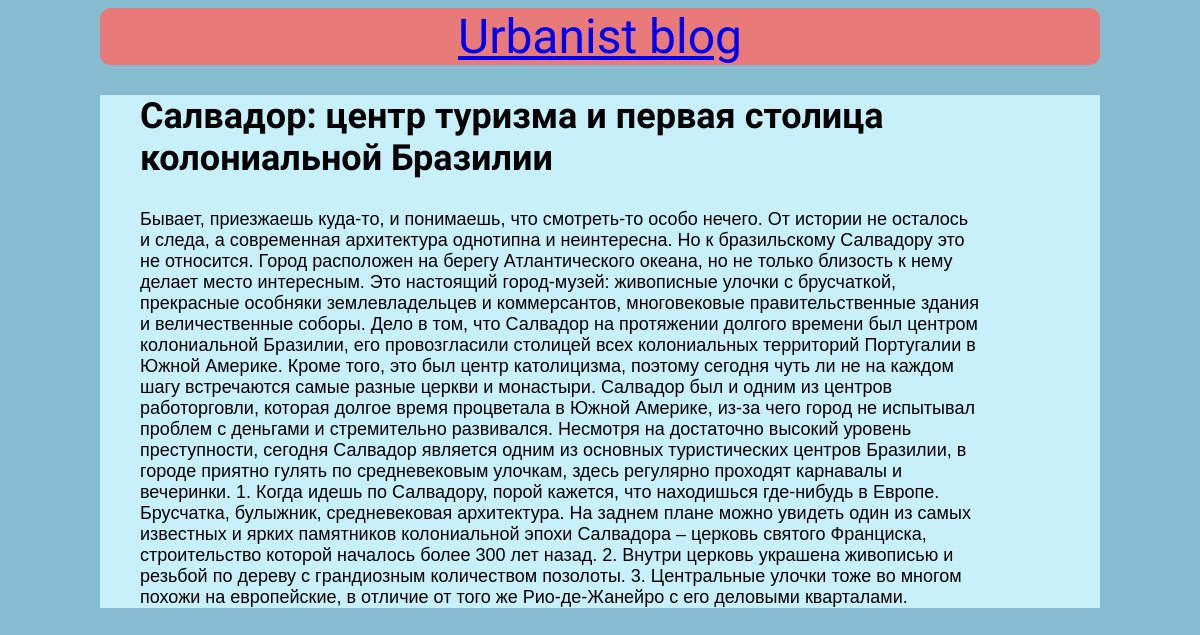
Page /post/6/ on the committed database.
### firstapp/models.py (models this page shows, shortened)
class Post(models.Model):
    title = models.CharField(max_length=200)
    author = models.ForeignKey(
        'auth.User',
        on_delete=models.CASCADE
    )
    publication_date = models.DateTimeField(default=timezone.now, blank=True, null=True)
    body = models.TextField()
    tags = models.ManyToManyField('Tag', help_text="Select a tag for this book")

### firstapp/views.py (the view)
# urls.py: path('post/<int:pk>/', BlogDetailView.as_view(), name='post_detail'),
class BlogDetailView(DetailView):
    model = Post
    template_name = 'post_detail.html'

### templates/post_detail.html
<!DOCTYPE html>
{% extends 'base.html' %}
{% block content %}
  <div class="post-entry">
    <h2>{{ post.title }}</h2>
    <p>{{ post.body }}</p>
  </div>
{% endblock content %}

### static/css/styles.css (style rules this page uses)
body { background: rgba(13,122,160,0.5); }
.post-entry { font-size: 18px; font-family: "Spectral", Arial, sans-serif; background: rgb(200,240,250); padding-left: 40px; padding-right: 120px; }
h1,h2,h3,h4,h5 { font-family: "Yanone Kaffeesatz", sans-serif; }
h2 { font-size: 2em; }

### rows in the picture
Post: title "Салвадор: центр туризма и первая столица колониальной Бразилии", body "Бывает, приезжаешь куда-то, и понимаешь, что смотреть-то особо нечего. От истории не осталось и следа, а современная архитектура однотипна и неинтересна. Но к бразильскому Салвадору это не относится. Город расположен на берегу Атлантического океана, но не только близость к нему делает место интересным. Это настоящий город-музей: живописные улочки с брусчаткой, прекрасные особняки землевладельцев и коммерсантов, многовековые правительственные здания и величественные соборы. Дело в том, что Салвадор на протяжении долгого времени был центром колониальной Бразилии, его провозгласили столицей всех колониальных территорий Португалии в Южной Америке. Кроме того, это был центр католицизма, поэтому…"
